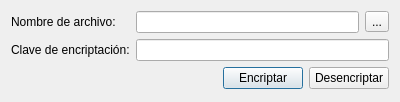
<?xml version="1.0" encoding="UTF-8"?>
<ui version="4.0">
 <class>frmEncripta</class>
 <widget class="QDialog" name="frmEncripta">
  <property name="geometry">
   <rect>
    <x>0</x>
    <y>0</y>
    <width>400</width>
    <height>102</height>
   </rect>
  </property>
  <property name="windowTitle">
   <string>Encriptar un archivo</string>
  </property>
  <layout class="QGridLayout" name="gridLayout_2">
   <item row="0" column="0">
    <layout class="QGridLayout" name="gridLayout">
     <item row="1" column="1" colspan="2">
      <widget class="QLineEdit" name="txtPassword">
       <property name="echoMode">
        <enum>QLineEdit::Password</enum>
       </property>
      </widget>
     </item>
     <item row="1" column="0">
      <widget class="QLabel" name="label_2">
       <property name="text">
        <string>Clave de encriptación:</string>
       </property>
      </widget>
     </item>
     <item row="0" column="1">
      <widget class="QLineEdit" name="txtArchivo">
       <property name="readOnly">
        <bool>true</bool>
       </property>
      </widget>
     </item>
     <item row="0" column="0">
      <widget class="QLabel" name="label">
       <property name="text">
        <string>Nombre de archivo:</string>
       </property>
      </widget>
     </item>
     <item row="0" column="2">
      <widget class="QToolButton" name="btnBuscaArchivo">
       <property name="toolTip">
        <string>Abrir un archivo de texto</string>
       </property>
       <property name="text">
        <string>...</string>
       </property>
      </widget>
     </item>
    </layout>
   </item>
   <item row="1" column="0">
    <layout class="QHBoxLayout" name="horizontalLayout">
     <item>
      <spacer name="horizontalSpacer">
       <property name="orientation">
        <enum>Qt::Horizontal</enum>
       </property>
       <property name="sizeHint" stdset="0">
        <size>
         <width>40</width>
         <height>20</height>
        </size>
       </property>
      </spacer>
     </item>
     <item>
      <widget class="QPushButton" name="btnEncriptar">
       <property name="text">
        <string>Encriptar</string>
       </property>
       <property name="icon">
        <iconset resource="Recursos.qrc">
         <normaloff>:/images/view-sort-ascending.png</normaloff>:/images/view-sort-ascending.png</iconset>
       </property>
       <property name="iconSize">
        <size>
         <width>20</width>
         <height>20</height>
        </size>
       </property>
      </widget>
     </item>
     <item>
      <widget class="QPushButton" name="btnDesencriptar">
       <property name="text">
        <string>Desencriptar</string>
       </property>
       <property name="icon">
        <iconset resource="Recursos.qrc">
         <normaloff>:/images/view-sort-descending.png</normaloff>:/images/view-sort-descending.png</iconset>
       </property>
       <property name="iconSize">
        <size>
         <width>20</width>
         <height>20</height>
        </size>
       </property>
      </widget>
     </item>
    </layout>
   </item>
  </layout>
 </widget>
 <resources>
  <include location="Recursos.qrc"/>
 </resources>
 <connections/>
</ui>
